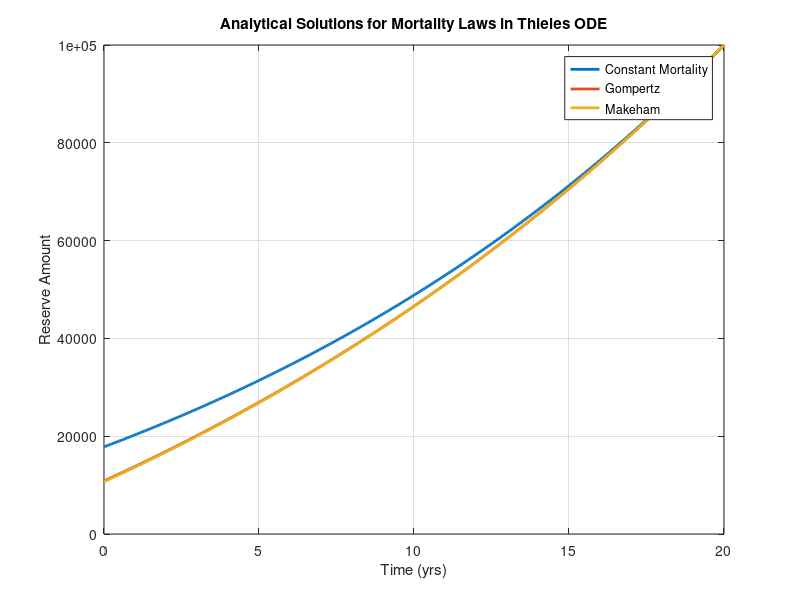

The MATLAB source for this figure:
%% Analytical Solution for Constant Mortality
% Parameters from previous textbook example
T = 20;
S = 100000;
P = 2500;
delta = 0.04;
x = 30;

% Setting up Gompertz mortality parameters
mu_const = 0.01;

%creating timegrid
t=linspace(0,T,401);

%Setting up components
A= delta +mu_const;
B= P-mu_const*S;

% Creating exact reserve
V_exact_constant = @(t) -B/A + (S + B/A)*exp(A*(t-T));
V_constant = V_exact_constant(t);

% Find reserve at year 10, indicated year of textbook. Same as 40 years old
YR10 = find(t == 10,1);

fprintf('Constant reserve at year 10: %.10f\n',V_constant(YR10));

%% Analytical Solution for Gompertz Mortality

% Parameters from previous textbook example
T = 20;
S = 100000;
P = 2500;
delta = 0.04;
x = 30;

% Setting up Gompertz mortality parameters
B = 2.7e-6;
c = 1.124;
mu = @(t) B*c.^(x+t);

% Creating derived Integrating factor
I = @(t) exp(-delta*t - (B*c.^(x+t))/log(c));

% Creating time step grid
t = linspace(0,T,401);

% Initializing reserve array
V_exact_gompertz = zeros(1,length(t));

% Creating function for integral
full_int_gomp = @(s) I(s).*(P-S*mu(s));
% Calculate analytical reserve at each time
for n = 1:length(t)
    tn = t(n);
    % Calculating the integral from xmin=tn to xmax=T
    integral_sol_gomp = integral(full_int_gomp,tn,T);
    V_exact_gompertz(n) = (I(T)*S - integral_sol_gomp)/I(tn);
end

% Find reserve at year 10, indicated year of textbook. Same as 40 years old
YR10 = find(t == 10,1);

fprintf('Gompertz reserve at year 10: %.10f\n',V_exact_gompertz(YR10));

%%
%Analytical Solution for Makeham's
% Parameters from previous textbook example
T = 20;
S = 100000;
P = 2500;
delta = 0.04;
x = 30;

% Seeting up Gompertz mortality parameters
A = 0.00022;
B = 2.7e-6;
c = 1.124;
mu = @(t) A + B*c.^(x+t);

% Creating derived Integrating factor
I = @(t) exp(-delta*t -A*t - (B*c.^(x+t))/log(c));

% Creating time step grid
t = linspace(0,T,401);

% Initializing reserve array
V_exact_makeham = zeros(1,length(t));


% Creating function for integral
full_int_mak = @(s) I(s).*(P-S*mu(s));
% Calculate analytical reserve at each time
for n = 1:length(t)
    tn = t(n);
    % Calculating the integral from xmin=tn to xmax=T
    integral_sol_mak = integral(full_int_mak,tn,T);
    V_exact_makeham(n) = (I(T)*S - integral_sol_mak)/I(tn);
end

% Find reserve at year 10, indicated year of textbook. Same as 40 years old
YR10 = find(t == 10,1);

fprintf('Makeham reserve at year 10: %.10f\n',V_exact_makeham(YR10));

%% Plot all three analytical solutions
figure;
plot(t, V_constant, 'LineWidth',2);
hold on;
plot(t, V_exact_makeham, 'LineWidth',2);
plot(t, V_exact_gompertz, 'LineWidth',2);
xlabel('Time (yrs)');
ylabel('Reserve Amount');
title('Analytical Solutions for Mortality Laws in Thieles ODE');
legend('Constant Mortality','Gompertz','Makeham','Location','best');
grid on;
hold off;
